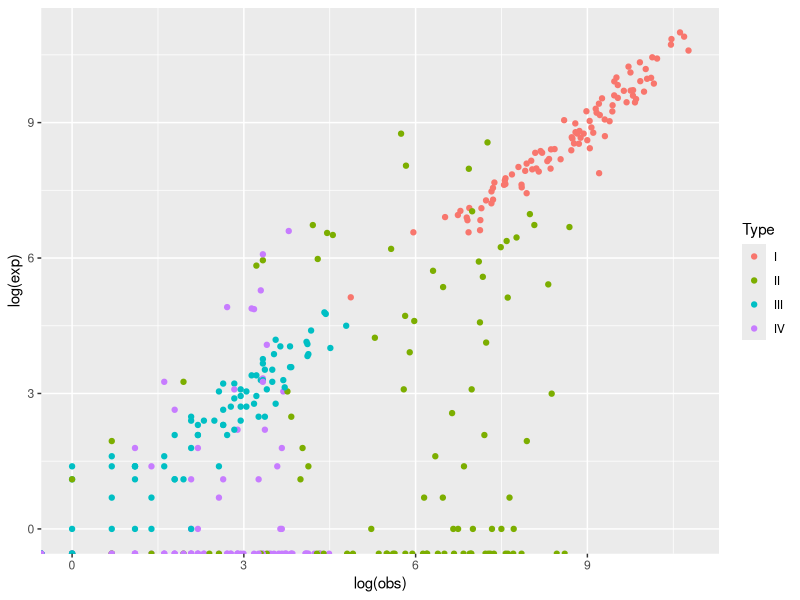

Here is the R script that generated this plot: (Note: this script raises an error after producing the figure.)
## ---- chunk 1
knitr::opts_chunk$set(echo = TRUE)
library(MCMCpack)
library(tidyverse)

## ---- chunk 2
set.seed(108)
#Type I: high a, high biomass; low variance and high correlation
obs_I <- rnbinom(100, mu = 1e4, size = 1)
exp_I <- rnbinom(length(obs_I), mu = obs_I, size = 10)

#Type II: high a, low biomass; high variance and poor correlation
obs_II <- rnbinom(100, mu = 1e3, size = .5)
exp_II <- rnbinom(length(obs_II), mu = obs_II, size = .1)

#Type III: low a, high biomass; low variance and high correlation, but few reads
obs_III <- rnbinom(100, mu = 20, size = .5)
exp_III <- rnbinom(length(obs_III), mu = obs_III, size = 10)

#Type IV: low a, low biomass; high variance and poor correlation, but few reads
obs_IV <- rnbinom(100, mu = 20, size = 1)
exp_IV <- rnbinom(length(obs_IV), mu = obs_IV, size = .1)

data.frame(obs_I, exp_I, obs_II, exp_II, obs_III, exp_III, obs_IV, exp_IV) %>% 
  mutate(idx = 1:nrow(.)) %>% 
  pivot_longer(-idx) %>% 
  separate(name, into = c("name", "Type")) %>% 
  pivot_wider(names_from = name, values_from = value) %>% 
  ggplot(aes(x = log(obs), y = log(exp), color = Type)) +
    geom_point()


## ---- chunk 3
knitr::include_graphics(here("figures", "readDepth_propdrops.png"))
## ---- chunk 4
knitr::include_graphics(here("figures", "drop_prop_logistic.png"))
## ---- chunk 5
knitr::include_graphics(here("figures", "tech_drop_tile_6bins_.png"))
## ---- chunk 6
knitr::include_graphics(here("figures", "tech_drop_tile_6bins_123nondetections.png"))
